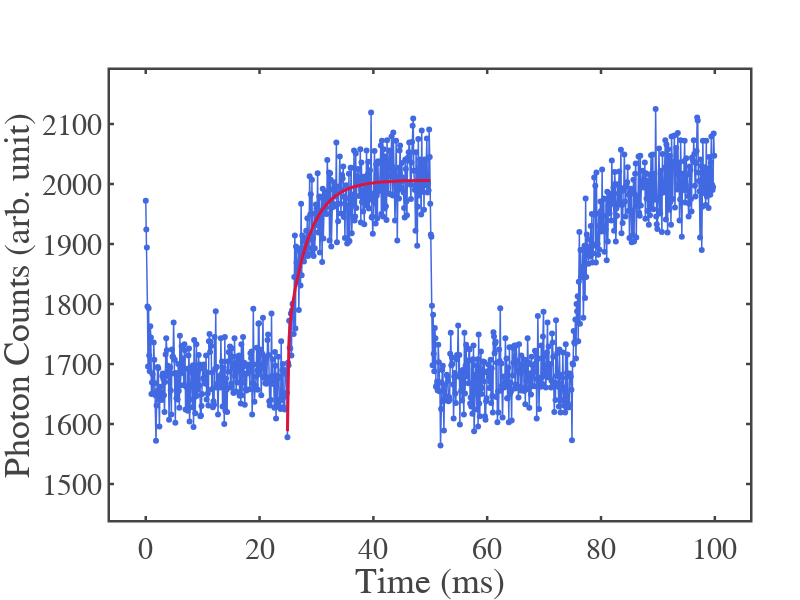

Source (notebook cell):
### Code cell
import numpy as np
import plotly.graph_objects as go
import plotly.io as pio
from scipy.optimize import curve_fit
import os

# ============================================================
# --- Custom Plotly Template ---
# ============================================================
fig_template = go.layout.Template()
fig_template.layout = {
    'template': 'simple_white+presentation',
    'autosize': False,
    'width': 800,
    'height': 600,
    'xaxis': {
        'ticks': 'inside',
        'mirror': 'ticks',
        'linewidth': 2.5,
        'tickwidth': 2.5,
        'ticklen': 4,
        'showline': True,
        'showgrid': False,
        'zerolinecolor': 'white',
    },
    'yaxis': {
        'ticks': 'inside',
        'mirror': 'ticks',
        'linewidth': 2.5,
        'tickwidth': 2.5,
        'ticklen': 4,
        'showline': True,
        'showgrid': False,
        'zerolinecolor': 'white',
    },
    'font': {
        'family': 'mathjax',
        'size': 30,
    }
}

# ============================================================
# --- Calibration Tables (for power-law extrapolation) ---
# ============================================================
calib_975 = {
    10: 1.79, 30: 5.4, 50: 10, 70: 16.87, 90: 22,
    110: 25.4, 130: 29.72, 150: 31.21, 170: 36.48,
    190: 43, 210: 52.5, 230: 53.62, 250: 60.57
}

calib_1064 = {
    1.75: 4.6, 2: 7.6, 2.25: 10.25, 2.5: 14.3, 2.75: 21,
    3: 36.65, 3.25: 43.6, 3.5: 53, 3.75: 67, 3.86: 77
}

def power_law(x, a, b):
    return a * np.power(x, b)

# Fit power-law curves
x_975 = np.array(list(calib_975.keys()))
y_975 = np.array(list(calib_975.values()))
params_975, _ = curve_fit(power_law, x_975, y_975, maxfev=5000)

x_1064 = np.array(list(calib_1064.keys()))
y_1064 = np.array(list(calib_1064.values()))
params_1064, _ = curve_fit(power_law, x_1064, y_1064, maxfev=5000)

def extrap_975(x): return power_law(x, *params_975)
def extrap_1064(x): return power_law(x, *params_1064)

# ============================================================
# --- File Path ---
# ============================================================
file_path = r"C:\Users\Atanu\OneDrive\Desktop\research_work\paper\NaBiF4_PL_analysis\datas\7th Oct NaBiF4\face on\good datas\1064nm_3.85mA\975nm_2mW.txt"

# Load data
arr = np.loadtxt(file_path, skiprows=1)

# ============================================================
# --- Optional: calibrated powers ---
# ============================================================
p_975_raw = 2      # from filename
i_1064 = 3.85      # from filename

p_975_sample = extrap_975(p_975_raw)
p_1064_sample = extrap_1064(i_1064)

print(f"Calibrated 975nm power: {p_975_sample:.2f}")
print(f"Calibrated 1064nm power: {p_1064_sample:.2f}")

# ============================================================
# --- Plot Raw Data ---
# ============================================================
fig = go.Figure()
fig.add_trace(go.Scatter(
    x=arr[:, 0]/1e9,       # ns → ms
    y=arr[:, 1],
    mode='lines+markers',
    showlegend=False,
    line=dict(width=1.5, color='royalblue'),
))

# ============================================================
# --- Add Double Exponential Fit ---
# ============================================================
y0 = 2006.2
A1 = -155.76
tau1 = 1.4865e+8
A2 = -262.31
tau2 = 3.6513e+9
X0 = 2.49e+10

x1_ms, x2_ms = 24.9, 50
x_fit_orig = np.linspace(x1_ms, x2_ms, 400) * 1e9
y_fit = y0 + A1*np.exp(-(x_fit_orig - X0)/tau1) + A2*np.exp(-(x_fit_orig - X0)/tau2)

fig.add_trace(go.Scatter(
    x=x_fit_orig / 1e9,
    y=y_fit,
    mode='lines',
    line=dict(width=3, color='crimson'),
    showlegend=False
))

# ============================================================
# --- Layout ---
# ============================================================
fig.update_layout(
    template=fig_template,
    xaxis_title="Time (ms)",
    yaxis_title="Photon Counts (arb. unit)",
    width=800,
    height=600,
    margin=dict(l=110, r=50, t=70, b=80),
)

fig.update_yaxes(range=[1440, 2190])

fig.show()

# ============================================================
# --- Save Figure ---
# ============================================================
save_folder = r"C:\Users\Atanu\OneDrive\Desktop\research_work\paper\NaBiF4_PL_analysis\figures in paper"
os.makedirs(save_folder, exist_ok=True)
output_path = os.path.join(save_folder, "per_modulation_low_power.png")
pio.write_image(fig, output_path, format='png', scale=4)
print(f"✅ Figure saved as: {output_path}")

### Figure 1 — Plotly figure (JSON) as saved in the notebook; plotly's stock layout.template omitted (floating-point values rounded to 4 significant figures; data arrays with more than 128 entries replaced by an {"elided": "..."} marker saying what was removed)
{"data": [{"line": {"color": "royalblue", "width": 1.5}, "mode": "lines+markers", "showlegend": false, "type": "scatter", "x": {"elided": "1000 float values"}, "y": {"elided": "1000 float values"}}, {"line": {"color": "crimson", "width": 3}, "mode": "lines", "showlegend": false, "type": "scatter", "x": {"elided": "400 float values"}, "y": {"elided": "400 float values"}}], "layout": {"height": 600, "margin": {"b": 80, "l": 110, "r": 50, "t": 70}, "width": 800, "xaxis": {"autorange": true, "range": [-6.282, 106.2], "title": {"text": "Time (ms)"}, "type": "linear"}, "yaxis": {"range": [1440, 2190], "title": {"text": "Photon Counts (arb. unit)"}, "type": "linear"}}}
